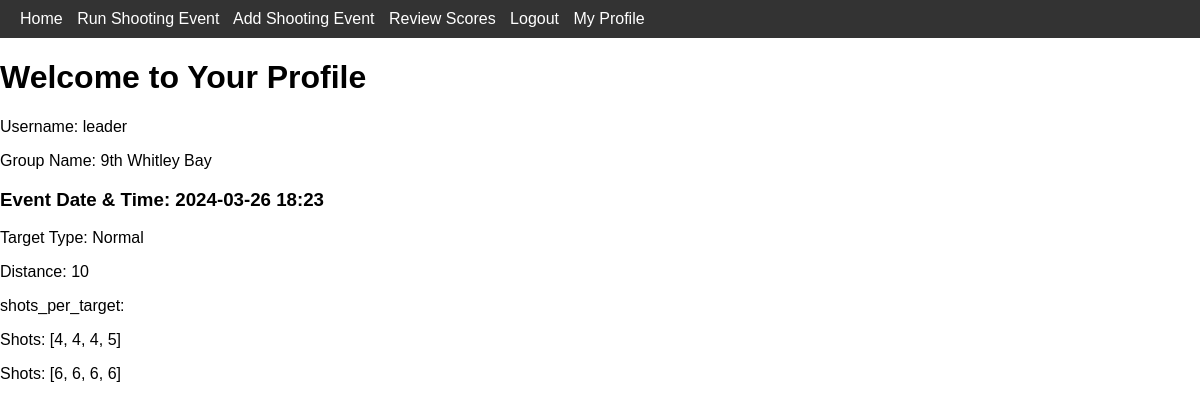
Screenshot of /my_profile (signed in) with the database file from the repository.
### app.py (models this page shows)
class Event(db.Model):
    __tablename__ = "event"
    id = db.Column(db.Integer, primary_key=True)
    description = db.Column(db.String(100), nullable=True)
    date = db.Column(db.String(100), nullable=True)
    time = db.Column(db.String(100), nullable=True)

class Format(db.Model):
    __tablename__ = "format"
    id = db.Column(db.Integer, primary_key=True)
    shots_per_target = db.Column(db.Integer, nullable=False)
    target_type = db.Column(db.String(50), nullable=False)
    distance = db.Column(db.Integer, nullable=False)

### app.py (the view)
@app.route('/my_profile')
def my_profile():
    if 'username' not in session:
        return redirect(url_for('login'))
    username = session.get("username")
    user_id = session.get("user_id")
    user_data = User.query.filter_by(id = user_id).first()
    user_group_id = user_data.group_id
    user_group_data = Group.query.filter_by(id = user_group_id).first()
    n = user_group_data.number
    suffix = { 1: "st", 2: "nd", 3: "rd" }.get(n if (n < 20) else (n % 10), 'th')
    group_name = str(str(user_group_data.number) + suffix + " " + user_group_data.district)
    print(group_name)
    event_list = retrieve_shooting_data(user_id=user_id, user=user_data)
    return render_template('my_profile.html',
                           group_name = group_name,
                           username = username,
                           event_list=event_list
                           )

### templates/my_profile.html (shortened to what this page needs)
<!DOCTYPE html>
<html lang="en">
<head>
    <link rel="stylesheet" href="{{ url_for('static', filename='css/main.css') }}">
    <link rel="stylesheet" href="{{ url_for('static', filename='css/navbar_style.css') }}">
</head>
<body>
    {% include 'navbar.html' %}
    <h1>Welcome to Your Profile</h1>
    <p>Username: {{ username }}</p>
    <p>Group Name: {{ group_name }}</p>
    <div id="events-container">
        {% for event in event_list %}
        <div class="event-box">
            <h3>Event Date & Time: {{ event.event_date }} {{ event.event_time }}</h3>
            <p> Target Type: {{ event.target_type }}</p>
            <p> Distance: {{ event.distance }}</p>
            <p> shots_per_target: {{ event.shots_per_target }}</p>
            {% for shot_score in event.shot_scores %}
            <div class="shots-box">
                <p>Shots: {{ shot_score }}</p>
            </div>
            {% endfor %}
        </div>
        {% endfor %}
    </div>
</body>
</html>

### templates/navbar.html (shortened to what this page needs)
<nav class="navbar-container">
    <div class="container">
        <a href="">Home</a>
        <a href="run_event">Run Shooting Event</a>
        <a href="add_event">Add Shooting Event</a>
        <a href="review_scores">Review Scores</a>
            {% if 'username' in session %}
                <a href="{{ url_for('logout') }}">Logout</a>
                <a href="{{ url_for('my_profile') }}">My Profile</a>
            {% else %}
                <a href="{{ url_for('login') }}">Login</a>
                <a href="{{ url_for('signup') }}">Sign Up</a>
            {% endif %}
        </div>
</nav>

### static/css/main.css (style rules this page uses)
body { font-family: 'Arial', sans-serif; margin: 0; padding: 0; }
.container { max-width: 1200px; margin: 0 auto; }

### static/css/navbar_style.css (style rules this page uses)
.navbar-container { background-color: #333; padding: 10px 20px; }
.navbar-container a { color: white; text-decoration: none; margin-right: 10px; }

### rows the page displays
Event: event_date "2024-03-26", event_time "18:23"
Format: target_type "Normal"

### other values shown
{{ username }} "leader"
{{ group_name }} "9th Whitley Bay"
{{ event.distance }} "10"
{{ shot_score }} "[4, 4, 4, 5]" "[6, 6, 6, 6]"
